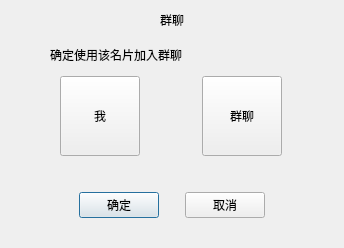
<?xml version="1.0" encoding="UTF-8"?>
<ui version="4.0">
 <class>TNJoinGroupChatConfirmDialog</class>
 <widget class="QDialog" name="TNJoinGroupChatConfirmDialog">
  <property name="geometry">
   <rect>
    <x>0</x>
    <y>0</y>
    <width>344</width>
    <height>247</height>
   </rect>
  </property>
  <property name="sizePolicy">
   <sizepolicy hsizetype="Expanding" vsizetype="Expanding">
    <horstretch>0</horstretch>
    <verstretch>0</verstretch>
   </sizepolicy>
  </property>
  <property name="windowTitle">
   <string>选择名片</string>
  </property>
  <layout class="QVBoxLayout" name="verticalLayout_2">
   <property name="leftMargin">
    <number>50</number>
   </property>
   <property name="topMargin">
    <number>0</number>
   </property>
   <property name="rightMargin">
    <number>50</number>
   </property>
   <property name="bottomMargin">
    <number>30</number>
   </property>
   <item>
    <widget class="QLabel" name="chooseCardTitleLabel">
     <property name="minimumSize">
      <size>
       <width>0</width>
       <height>40</height>
      </size>
     </property>
     <property name="maximumSize">
      <size>
       <width>16777215</width>
       <height>40</height>
      </size>
     </property>
     <property name="text">
      <string>群聊</string>
     </property>
     <property name="alignment">
      <set>Qt::AlignCenter</set>
     </property>
    </widget>
   </item>
   <item>
    <layout class="QVBoxLayout" name="verticalLayout">
     <item>
      <widget class="QLabel" name="chooseCardLabel">
       <property name="minimumSize">
        <size>
         <width>0</width>
         <height>24</height>
        </size>
       </property>
       <property name="text">
        <string>确定使用该名片加入群聊</string>
       </property>
       <property name="alignment">
        <set>Qt::AlignLeading|Qt::AlignLeft|Qt::AlignTop</set>
       </property>
      </widget>
     </item>
     <item>
      <layout class="QHBoxLayout" name="horizontalLayout_2">
       <item>
        <widget class="QToolButton" name="meToolButton">
         <property name="minimumSize">
          <size>
           <width>80</width>
           <height>80</height>
          </size>
         </property>
         <property name="text">
          <string>我</string>
         </property>
        </widget>
       </item>
       <item>
        <widget class="QLabel" name="chooseCardArrow">
         <property name="minimumSize">
          <size>
           <width>30</width>
           <height>26</height>
          </size>
         </property>
         <property name="maximumSize">
          <size>
           <width>30</width>
           <height>26</height>
          </size>
         </property>
         <property name="text">
          <string/>
         </property>
         <property name="alignment">
          <set>Qt::AlignCenter</set>
         </property>
        </widget>
       </item>
       <item>
        <widget class="QToolButton" name="groupChatToolButton">
         <property name="minimumSize">
          <size>
           <width>80</width>
           <height>80</height>
          </size>
         </property>
         <property name="text">
          <string>群聊</string>
         </property>
        </widget>
       </item>
      </layout>
     </item>
    </layout>
   </item>
   <item>
    <layout class="QHBoxLayout" name="horizontalLayout" stretch="1,0,0,0,1">
     <property name="topMargin">
      <number>30</number>
     </property>
     <item>
      <spacer name="horizontalSpacer">
       <property name="orientation">
        <enum>Qt::Horizontal</enum>
       </property>
       <property name="sizeHint" stdset="0">
        <size>
         <width>40</width>
         <height>20</height>
        </size>
       </property>
      </spacer>
     </item>
     <item>
      <widget class="QPushButton" name="okButton">
       <property name="cursor">
        <cursorShape>PointingHandCursor</cursorShape>
       </property>
       <property name="text">
        <string>确定</string>
       </property>
      </widget>
     </item>
     <item>
      <spacer name="horizontalSpacer_3">
       <property name="orientation">
        <enum>Qt::Horizontal</enum>
       </property>
       <property name="sizeHint" stdset="0">
        <size>
         <width>20</width>
         <height>20</height>
        </size>
       </property>
      </spacer>
     </item>
     <item>
      <widget class="QPushButton" name="cancelButton">
       <property name="cursor">
        <cursorShape>PointingHandCursor</cursorShape>
       </property>
       <property name="text">
        <string>取消</string>
       </property>
      </widget>
     </item>
     <item>
      <spacer name="horizontalSpacer_2">
       <property name="orientation">
        <enum>Qt::Horizontal</enum>
       </property>
       <property name="sizeHint" stdset="0">
        <size>
         <width>20</width>
         <height>20</height>
        </size>
       </property>
      </spacer>
     </item>
    </layout>
   </item>
  </layout>
 </widget>
 <resources/>
 <connections/>
</ui>
